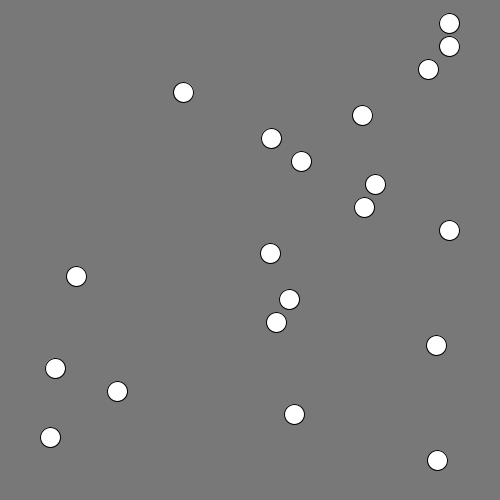
Frame 1 (no input)
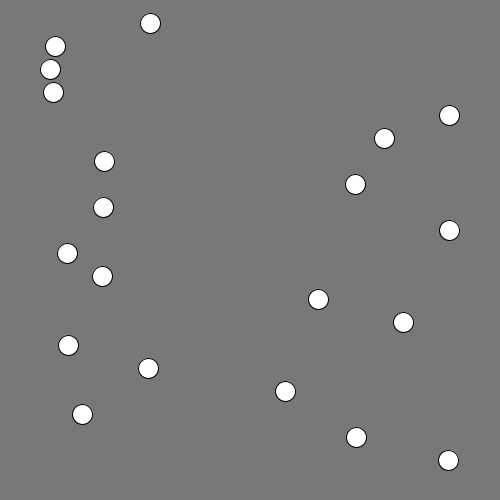
Frame 60 (the mouse pressed at the canvas centre just before this capture)
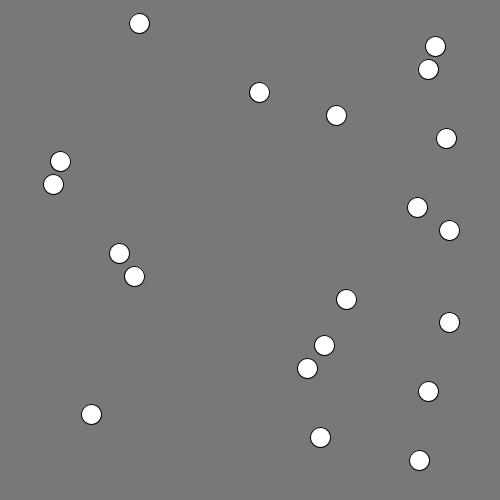
Frame 120 (the mouse held since frame 60 and released just before this capture)

The Processing sketch that drew these frames (run headless with seeded random() and noise(); from frame 60 on, the mouse is pressed at the canvas centre):

// Processing sketch: array_with_sin
// ── array_with_sin.pde
/*
 * Creative Coding
 * Week 3, 02 - array with sin()
 * by Indae Hwang and Jon McCormack
 * Updated 2016
 * Copyright (c) 2014-2016 Monash University

    This program is free software: you can redistribute it and/or modify
    it under the terms of the GNU General Public License as published by
    the Free Software Foundation, either version 3 of the License, or
    (at your option) any later version.

    This program is distributed in the hope that it will be useful,
    but WITHOUT ANY WARRANTY; without even the implied warranty of
    MERCHANTABILITY or FITNESS FOR A PARTICULAR PURPOSE.  See the
    GNU General Public License for more details.

    You should have received a copy of the GNU General Public License
    along with this program.  If not, see <http://www.gnu.org/licenses/>.
    
 * This program demonstrates the use of arrays.
 * It creates three arrays that store the y-position, speed and phase of some oscillating circles.
 * You can change the number of circles by changing the value of num in setup()
 * You can change the background colour by holding the left mouse button and dragging.
 * 
 */

// code changed by Herbert Mehlhose, 22.05.2017 to stop circle movement by mouse 
// click and resume on clicking again.
// Current speed is kept by using negative speed value as indicator for stopped state
// which allows to toggle by mouse click and keeping original value at the same time.
// x position is kept in addition in a new array xs - to save the old position
// lost frame counts are used to resume movement at the point where it was stopped

// TODO: lostframes counter will get a problem if reaching limit of integer!!!

int     noCircles;    // the number of items in the array (# of circles)
float[] y;            // y-position of each circle (fixed)
float[] xs;           // x-position to be stored for stopped circle
int[] lostframes;     // lost frames during stopped state
float[] speed;        // speed of each circle
float[] phase;        // phase of each circle

float red = 120;
float green = 120;
float blue = 120;


void setup() {
  size(500, 500);

  noCircles = 20;

  // allocate space for each array
  y = new float[noCircles];
  xs = new float[noCircles];
  lostframes = new int[noCircles];
  speed = new float[noCircles];
  phase = new float[noCircles]; 

  // calculate the vertical gap between each circle based on the total number of circles
  float gap = height / (noCircles + 1);

  //setup an initial value for each item in the array
  for (int i=0; i<noCircles; i++) {
    y[i] = gap * (i + 1);      // y is constant for each so can be calculated once
    speed[i] = random(3);      // original 10 - too fast
    phase[i] = random(TWO_PI);
    lostframes[i] = 0;
  }
}


void draw() {
  background(red, green, blue);

  for (int i=0; i<noCircles; i++) {
    //float x;
    // calculate the x-position of each ball based on the speed, phase and current frame
    if(speed[i] < 0) {
      lostframes[i] += 1;
    } else {
      xs[i] = width/2 + sin(radians((frameCount - lostframes[i])*speed[i] ) + phase[i])* 200;
    }
    ellipse(xs[i], y[i], 20, 20);
  }
}


// change the background colour if the mouse is dragged
void mouseDragged() {
  red = map(mouseX, 0, width, 0, 255);
  green = map(mouseY, 0, height, 0, 255);
  blue = map(mouseX+mouseY, 0, width+height, 255, 0);
}

void mouseClicked() {
  for (int i=0; i<noCircles; i++) {
    if (dist(mouseX, mouseY, xs[i], y[i]) < 22) {
      // toggling speed to negative: flag and old value store at same time
      speed[i] = speed[i] * -1;
      println("Toggle circle index " + i + ", Speed = " + speed[i]);
      if (speed[i] > 0) {
        println("Circle " + i + " has now " + lostframes[i] + " lost frames"); 
      }
    }
  }
}
